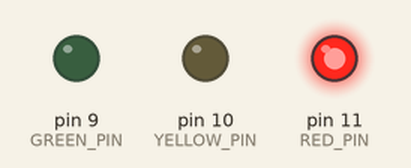
This sketch was run on a simulated Arduino Uno, built with avr-gcc and run on an emulated ATmega328P. Shown: output pins drawn as LEDs (lit = HIGH).

Above: at 1.0 s.
At 5.0 s:
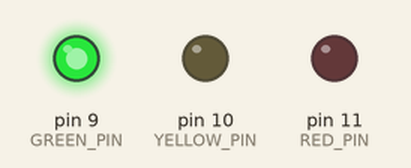
At 7.0 s:
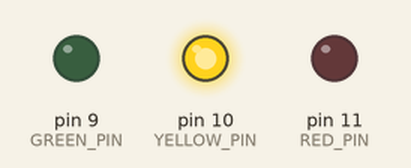
Timing chart, 0 to 10.4 s (numbered marks = the images above):
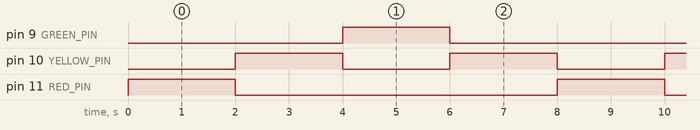

The sketch:

traffic_light.ino
```cpp
const int RED_PIN = 11;
const int YELLOW_PIN = 10;
const int GREEN_PIN = 9;

const int RED_DURATION = 2;
const int YELLOW_DURATION = 2;
const int GREEN_DURATION = 2;

void setup() {
  pinMode(RED_PIN, OUTPUT);
  pinMode(YELLOW_PIN, OUTPUT);
  pinMode(GREEN_PIN, OUTPUT);
}

void loop() {
  digitalWrite(RED_PIN, HIGH);
  delay(RED_DURATION*1000);
  digitalWrite(RED_PIN, LOW);
  digitalWrite(YELLOW_PIN, HIGH);
  delay(YELLOW_DURATION*1000);
  digitalWrite(YELLOW_PIN, LOW);
  digitalWrite(GREEN_PIN, HIGH);
  delay(GREEN_DURATION*1000);
  digitalWrite(GREEN_PIN, LOW);
  digitalWrite(YELLOW_PIN, HIGH);
  delay(YELLOW_DURATION*1000);
  digitalWrite(YELLOW_PIN, LOW);
}
```

Measured:
- by itself, pin 9 (GREEN_PIN), pin 11 (RED_PIN): alternates HIGH for 2.0 s and LOW for 6.0 s
- by itself, pin 10 (YELLOW_PIN): alternates HIGH for 2.0 s and LOW for 2.0 s
- by itself, everything shown: repeats every 8.0 s, in 5 steps
